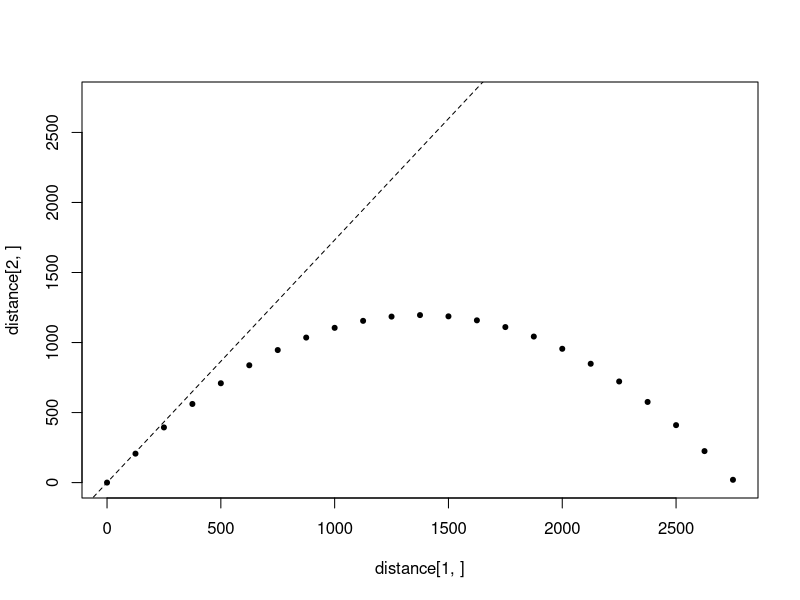

Generate this figure with R:
tau <- 2 * pi

m <- 1
angle <- 1/6
f <- 250
g <- 9.8

# F = m*a
distance <- sapply(0:100, function(t) {
    h_speed <- f / m * cos(angle * tau)
    v_speed <- f / m * sin(angle * tau) - (g * t) / m
    
    result <- if(min(h_speed, v_speed) < 0) {
        c(NA, NA)
    } else {
        c(t * h_speed, t * v_speed)
    }
})

distance <- distance[,apply(!is.na(distance), 2, any)]

lim <- range(distance, na.rm=TRUE)
plot(distance[1, ], distance[2,], xlim=lim, ylim=lim, type="n")
abline(0, tan(angle * tau), lty="dashed")
x <- apply(distance, 2, function(point) {
    points(point[1], point[2], pch=20)
    Sys.sleep(1/2)
})